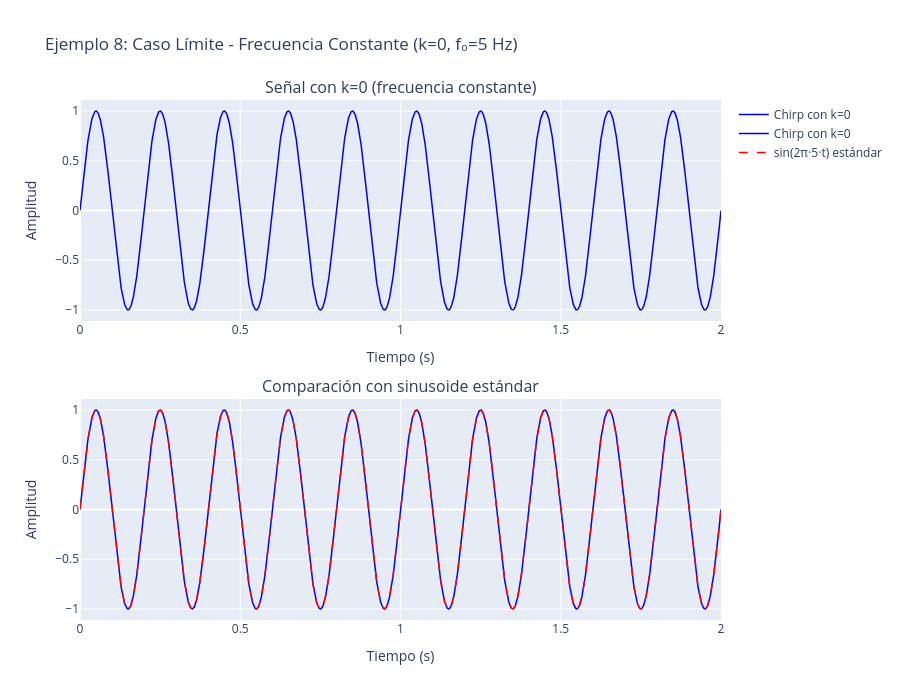

The notebook cell this image was saved under:
### Markdown cell above
## Ejemplos de Uso

A continuación se muestran varios ejemplos de cómo usar la función con diferentes parámetros para evaluar el comportamiento de EMD con señales chirp.

### Code cell
# Generar señal con k=0 (frecuencia constante)
t_const, señal_const = generar_senal_chirp(
    f0=5.0,
    k=0.0,  # Sin cambio de frecuencia
    duracion=2.0,
    frecuencia_muestreo=1000.0
)

# Comparar con una sinusoide estándar para verificar
t_std = np.linspace(0, 2.0, 2000)
señal_std = np.sin(2 * np.pi * 5.0 * t_std)

# Crear visualización
fig = make_subplots(
    rows=2, cols=1,
    subplot_titles=('Señal con k=0 (frecuencia constante)', 'Comparación con sinusoide estándar'),
    vertical_spacing=0.15
)

# Señal chirp con k=0
fig.add_trace(
    go.Scatter(
        x=t_const,
        y=señal_const,
        mode='lines',
        name='Chirp con k=0',
        line=dict(color='blue', width=1.5)
    ),
    row=1, col=1
)

# Comparación
fig.add_trace(
    go.Scatter(
        x=t_const,
        y=señal_const,
        mode='lines',
        name='Chirp con k=0',
        line=dict(color='blue', width=1.5)
    ),
    row=2, col=1
)

fig.add_trace(
    go.Scatter(
        x=t_std,
        y=señal_std,
        mode='lines',
        name='sin(2π·5·t) estándar',
        line=dict(color='red', width=1.5, dash='dash')
    ),
    row=2, col=1
)

fig.update_xaxes(title_text="Tiempo (s)", row=1, col=1)
fig.update_xaxes(title_text="Tiempo (s)", row=2, col=1)
fig.update_yaxes(title_text="Amplitud", row=1, col=1)
fig.update_yaxes(title_text="Amplitud", row=2, col=1)

fig.update_layout(
    height=700,
    title_text="Ejemplo 8: Caso Límite - Frecuencia Constante (k=0, f₀=5 Hz)",
    showlegend=True
)

fig.show()

# Verificar que son iguales (deberían ser idénticas)
diferencia = np.max(np.abs(señal_const[:2000] - señal_std))
print(f"Diferencia máxima entre señales: {diferencia:.2e}")
print("(Valores muy pequeños indican que son prácticamente idénticas)")

### Figure 1 — Plotly figure (JSON) as saved in the notebook; plotly's stock layout.template omitted (floating-point values rounded to 4 significant figures; data arrays with more than 128 entries replaced by an {"elided": "..."} marker saying what was removed)
{"data": [{"line": {"color": "blue", "width": 1.5}, "mode": "lines", "name": "Chirp con k=0", "type": "scatter", "x": {"elided": "2000 float values"}, "xaxis": "x", "y": {"elided": "2000 float values"}, "yaxis": "y"}, {"line": {"color": "blue", "width": 1.5}, "mode": "lines", "name": "Chirp con k=0", "type": "scatter", "x": {"elided": "2000 float values"}, "xaxis": "x2", "y": {"elided": "2000 float values"}, "yaxis": "y2"}, {"line": {"color": "red", "dash": "dash", "width": 1.5}, "mode": "lines", "name": "sin(2π·5·t) estándar", "type": "scatter", "x": {"elided": "2000 float values"}, "xaxis": "x2", "y": {"elided": "2000 float values"}, "yaxis": "y2"}], "layout": {"annotations": [{"font": {"size": 16}, "showarrow": false, "text": "Señal con k=0 (frecuencia constante)", "x": 0.5, "xanchor": "center", "xref": "paper", "y": 1, "yanchor": "bottom", "yref": "paper"}, {"font": {"size": 16}, "showarrow": false, "text": "Comparación con sinusoide estándar", "x": 0.5, "xanchor": "center", "xref": "paper", "y": 0.425, "yanchor": "bottom", "yref": "paper"}], "height": 700, "showlegend": true, "title": {"text": "Ejemplo 8: Caso Límite - Frecuencia Constante (k=0, f₀=5 Hz)"}, "xaxis": {"anchor": "y", "domain": [0, 1], "title": {"text": "Tiempo (s)"}}, "xaxis2": {"anchor": "y2", "domain": [0, 1], "title": {"text": "Tiempo (s)"}}, "yaxis": {"anchor": "x", "domain": [0.575, 1], "title": {"text": "Amplitud"}}, "yaxis2": {"anchor": "x2", "domain": [0, 0.425], "title": {"text": "Amplitud"}}}}
